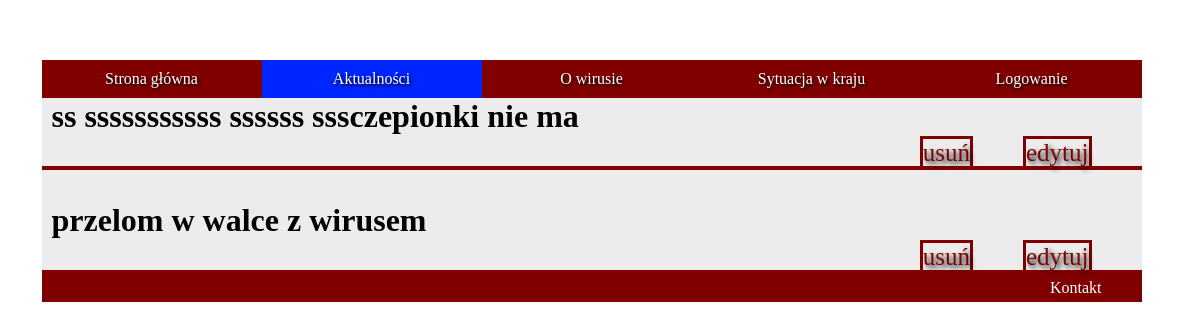
The app's page /edytuj.php, older data.
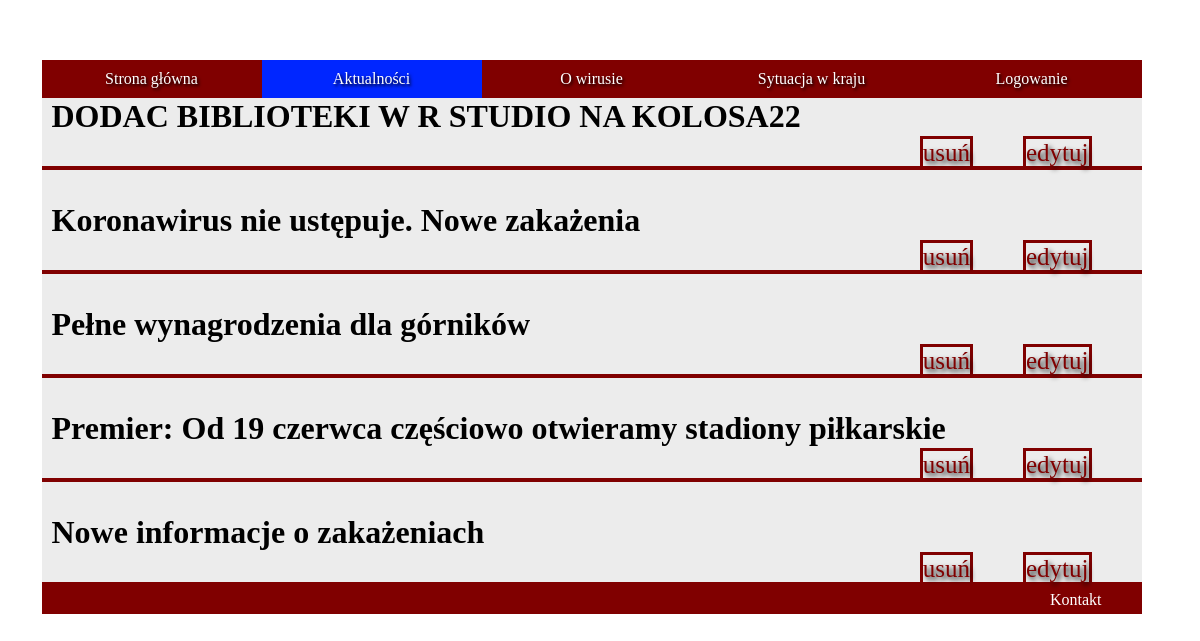
The same page, newer data.
### tables this page shows
CREATE TABLE `posty` (
  `post_id` int(11) NOT NULL,
  `tytul` varchar(100) NOT NULL,
  `tekst` varchar(10000) NOT NULL,
  `streszczenie` varchar(500) NOT NULL
);

### edytuj.php (the view, shortened to what this page needs)
<!DOCTYPE html>
<html lang="pl">
<head>
    <link rel="stylesheet" href="edytuj.css">
</head>
<body>
    <nav>
    <ul>
        <li><a href="index.php">Strona główna</a></li>
        <li><a class="menu active" href="aktualnoscizalogowanie.php">Aktualności</a></li>
        <li><a href="Owirusie.php">O wirusie</a></li>
        <li><a href="Sytuacja.php">Sytuacja w kraju</a></li>
        <li> <?php
        if(!isset($_SESSION['zalogowany']))
        {
             echo '<a href="logowanie.html">Logowanie</a>';
        }
        else
        {
             echo '<a href="Wyloguj.php">Wyloguj się '.$_SESSION['login'].'</a>';
        }
?></li>
      </ul>
    </nav>
<main>
    <?php
        try
    {
        $connect = new PDO('mysql:host=localhost;dbname=projekt', 'root', '');
    }
    catch (PDOException $e)
    {
        echo $e -> getMessage() . "<br/>";
        echo "blad polaczenia bezy danych";
        die();
    }
    $sql = 'SELECT tytul, post_id FROM posty ORDER BY post_id DESC';
    foreach ($connect -> query($sql) as $rows) {
        echo '<div class="contener">';
              echo '<div class="artykul">';
                    echo '<div class="tresc">';
                       echo '<h1 class="trh1">'.$rows['tytul'].'</h1>';
                       echo '<a class="czytaj" href="edytujformularz.php?id=' . $rows['post_id'] . '">'."edytuj".'</a>';
                       echo '<a class="czytaj" href="usun.php?id=' . $rows['post_id'] . '">'."usuń".'</a>';
                    echo '</div>';
               echo '</div>';
        echo '</div>';
         }
         ?>
    </main>
    <footer>Kontakt</footer>
</body>
</html>

Row changes from the older to the newer data that the page shows:
removed posty: tytul "ss sssssssssss ssssss sssczepionki nie ma"
removed posty: tytul "przelom w walce z wirusem"
added posty: tytul "DODAC BIBLIOTEKI W R STUDIO NA KOLOSA22"
added posty: tytul "Koronawirus nie ustępuje. Nowe zakażenia"
added posty: tytul "Pełne wynagrodzenia dla górników"
added posty: tytul "Premier: Od 19 czerwca częściowo otwieramy stadiony piłkarskie"
added posty: tytul "Nowe informacje o zakażeniach"
